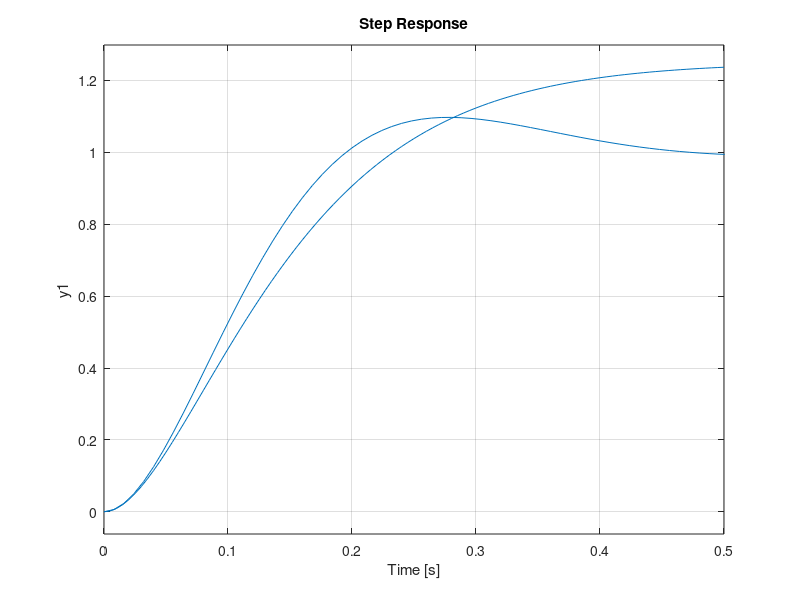
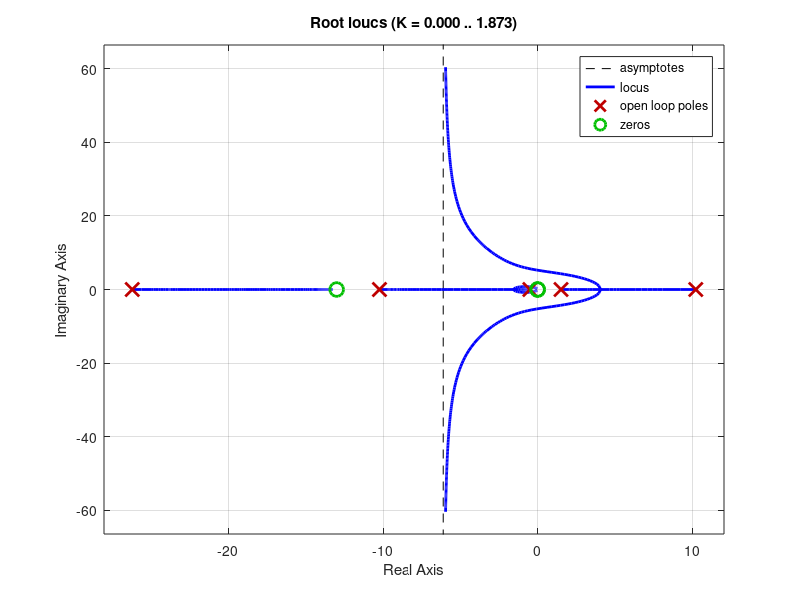

Here is the MATLAB script that generated these plots, in order:
clc, clear all

s = tf('s');

%% motor tf
Ke = .0111; % V*sec/rad
n = 1/30; % gearbox reduction
m = 1/2; % pulley reduction
Larm = .127; % m
Ke = Ke*Larm/n/m; % corrected (and linear) motor constant
tauM = .0596; % sec

M = 1/Ke/(s*(1 + tauM*s)); % X/Vin

% velocity minor loop
kV = .04;
enc = kV*s;

Mc = 1/(1/M + enc); % X/Vin 

% position positive feedback
kP = 0.2;

Mpc = 1/(1/Mc - kP);

%% series compensator tf (lag)

K = (s + 13)/(s + .5);

KMp = K*Mpc;

% pendulum tf
g = 9.8; % m/sec^2
l = 0.0936; % m
tauL = sqrt(l/g); % sec

G = -s^2/g/((tauL*s + 1)*(tauL*s - 1)); % Theta/X

Sys = KMp/(1 - G*KMp); % X/Theta (- because G is -)

figure(1)
clf
subplot(211)
bode(Sys)
% hold on
% bode(Sys)
subplot(223)
pzmap(G,'b',Mpc,'r', K, 'g')
legend('Pendulum', 'Motor', 'Compensator')
subplot(224)
step(1/(1+1/M))
hold on
step(1/(1+1/Mpc))

figure(2)
clf
rlocus(-G*Mpc*K)
